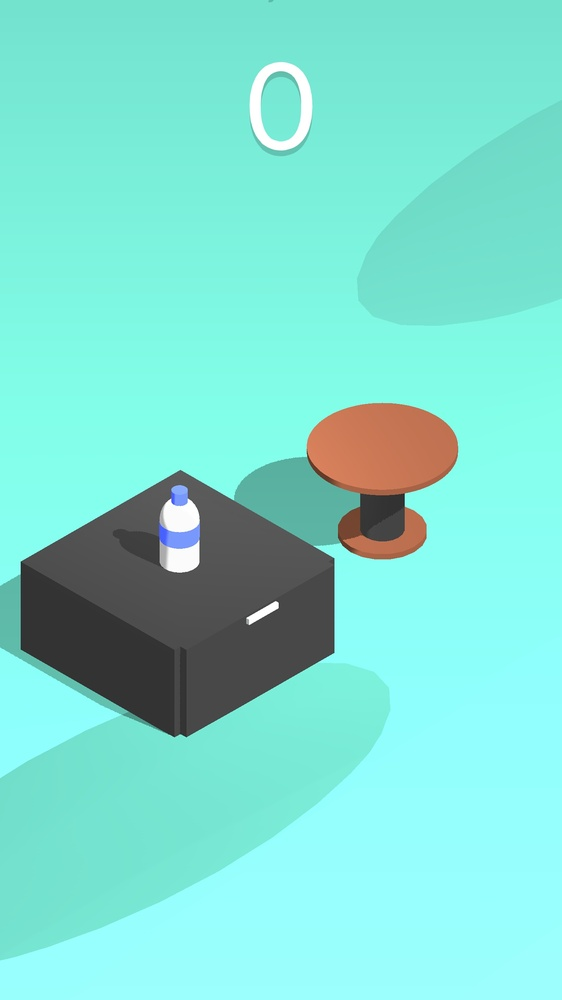
#> input picture tableshot.jpg, 562 x 1000 px, shrunk from 1440 x 2560 before the run
$ python driver.py
#> lines starting #> are read from the running program, lines starting #| are printed output that depends on the picture; after the words box and inside, x2 and y2 are one past the last pixel; in counts of white or black regions, pixels touching at a corner belong together
# import the necessary packages
import cv2
import imutils
from matplotlib import pyplot as plt

image = cv2.imread("tableshot.jpg")
#> image is the input picture: shape (1000, 562, 3); mean B, G, R 208.2, 221.9, 125.6
gray = cv2.cvtColor(image, cv2.COLOR_BGR2GRAY)
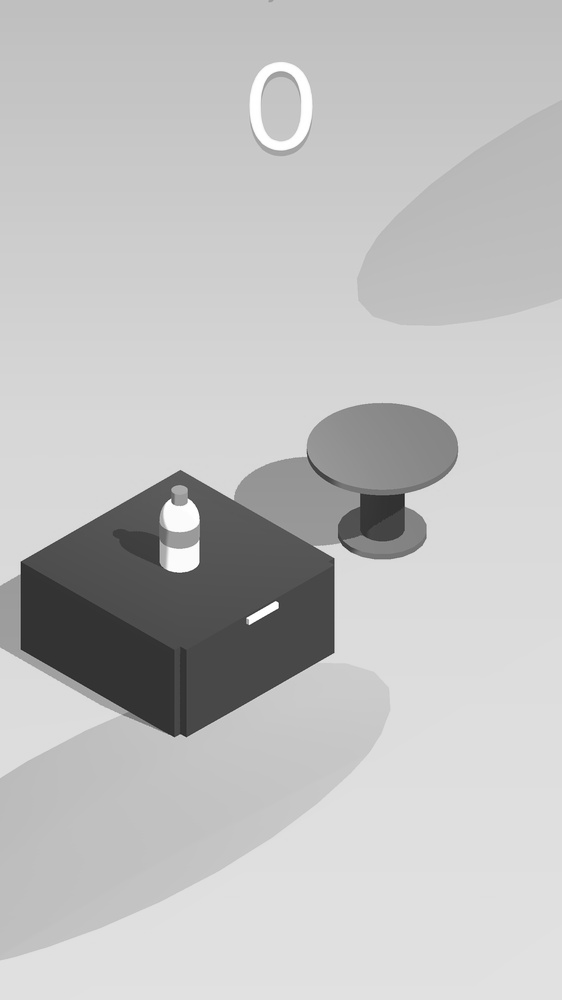
#> gray: shape (1000, 562); min 31, max 255, mean 191.6
edgeMap = imutils.auto_canny(gray, sigma=.33)
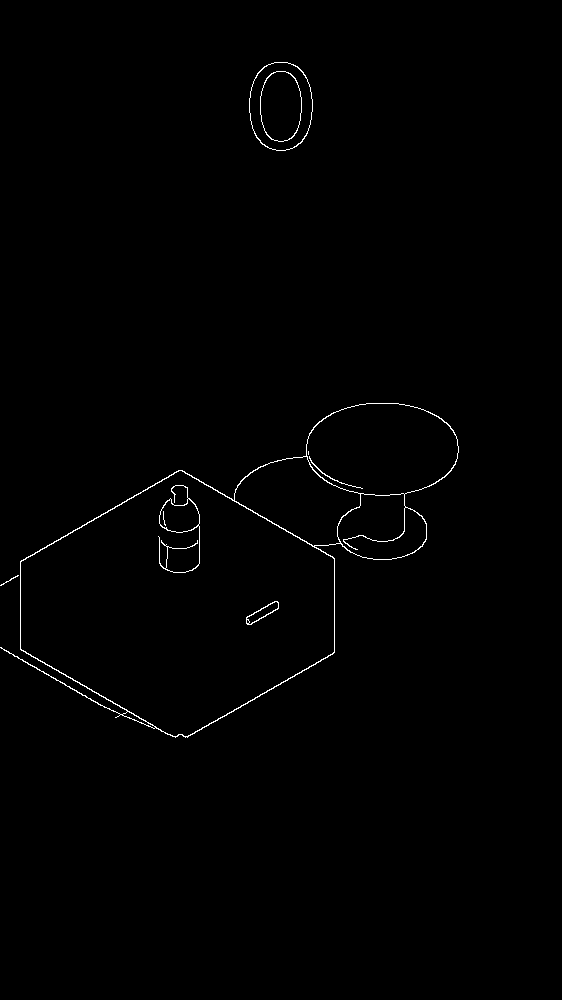
#> edgeMap: shape (1000, 562); 0.61% white in thin lines or dots, all inside (x1, y1, x2, y2) = (0, 62, 459, 738)
# print(edgeMap)
# skeleton = imutils.skeletonize(edgeMap, size=(3, 3))
# print(skeleton)

cv2.imwrite('anything.png', edgeMap)

$ run again, with spidercentershot.jpg copied over tableshot.jpg
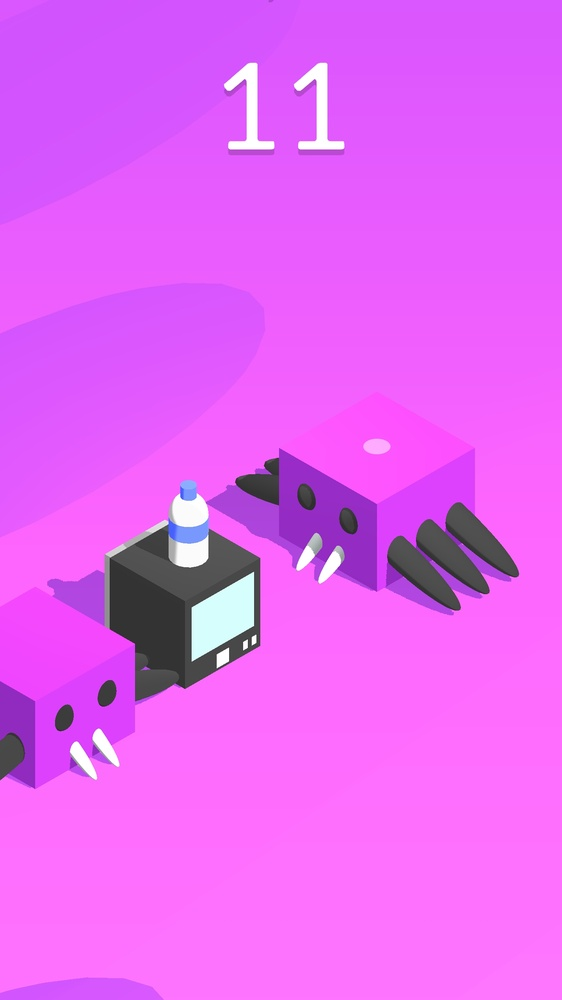
#> input picture spidercentershot.jpg, 562 x 1000 px, shrunk from 1440 x 2560 before the run
#> image is the input picture: shape (1000, 562, 3); mean B, G, R 243.8, 97.2, 228.9
#> `gray = cv2.cvtColor(image, cv2.COLOR_BGR2GRAY)`:
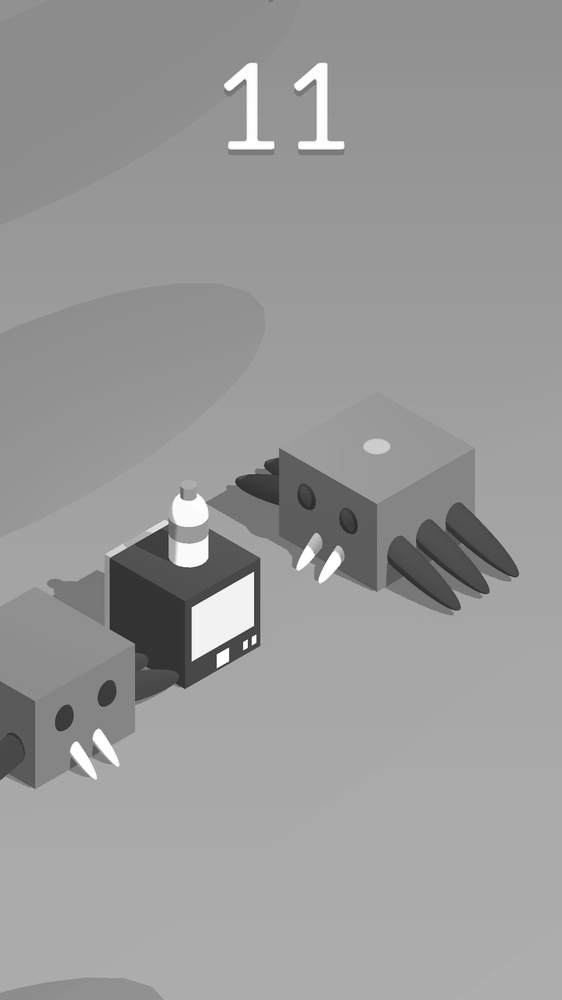
#> gray: shape (1000, 562); min 39, max 255, mean 153.3
#> `edgeMap = imutils.auto_canny(gray, sigma=.33)`:
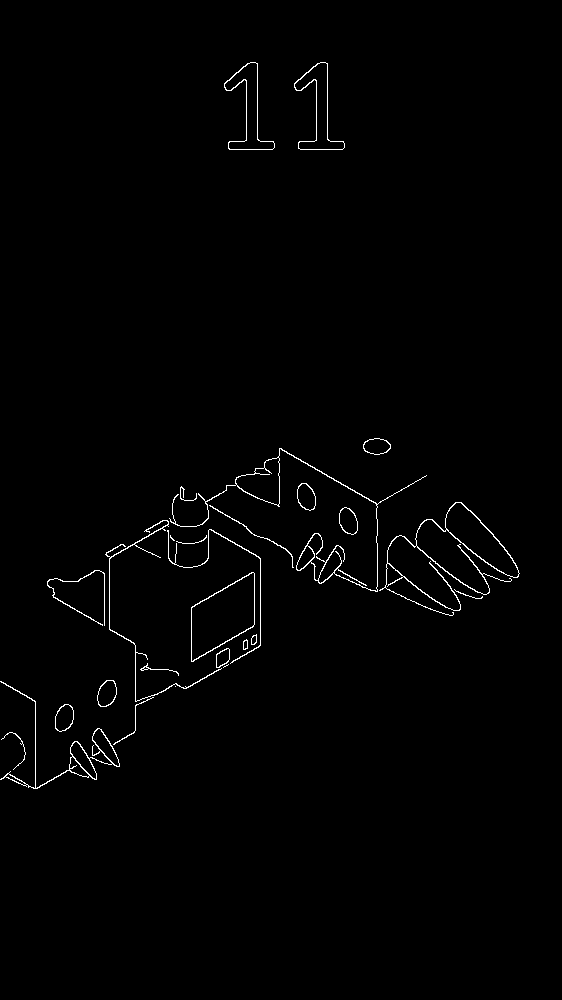
#> edgeMap: shape (1000, 562); 1% white in thin lines or dots, all inside (x1, y1, x2, y2) = (0, 62, 520, 789)
